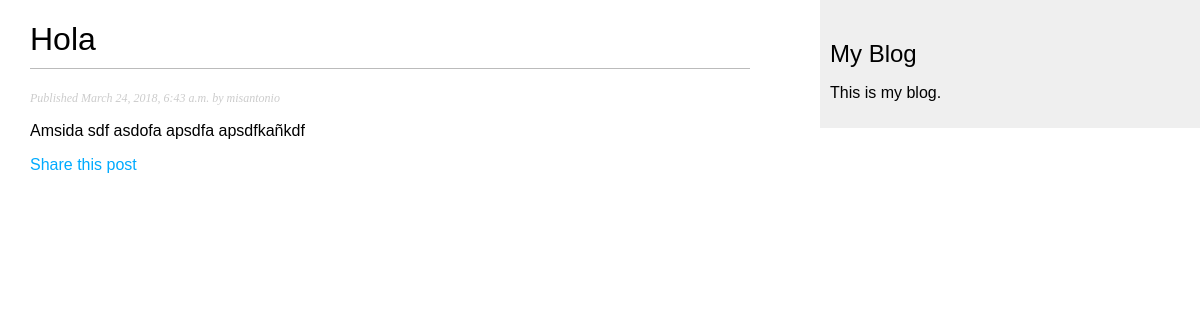
/blog/2018/03/24/hola/, run on the app's committed database.
### webBlog/models.py (models this page shows, shortened)
class Post(models.Model):
    STATUS_CHOICES = {
        ('draft', 'Draft'),
        ('published', 'Published'),
    }
    title = models.CharField(max_length=250)
    slug = models.SlugField(max_length=250, unique_for_date='publish')
    author = models.ForeignKey(User, related_name='blog_posts', on_delete=models.CASCADE)
    body = models.TextField()
    publish = models.DateTimeField(default=timezone.now)
    created = models.DateTimeField(auto_now_add=True)
    updated = models.DateTimeField(auto_now=True)
    status = models.CharField(max_length=10, choices=STATUS_CHOICES, default='draft')
    objects = models.Manager()
    published = PublishedManager()
    class Meta:
        ordering = ['-publish']

### webBlog/views.py (the view)
def post_detail(request, year, month, day, post):
    post = get_object_or_404(Post, slug=post,
                             status='published',
                             publish__year=year,
                             publish__month=month,
                             publish__day=day)
    return render(request, 'detail.html', {'post': post})

### templates/detail.html (shortened to what this page needs)
{% extends "base.html" %}
{% block content %}
    <h1> {{ post.title }} </h1>
    <p class="date"> Published {{ post.publish }} by {{ post.author }} </p>
    {{ post.body | linebreaks }}
    <p><a href="{% url 'webBlog:post_share' post.id%}"> Share this post </a></p>
{% endblock %}

### static/blog.css (style rules this page uses)
body { margin:0; padding:0; font-family:helvetica, sans-serif; }
a { color:#00abff; text-decoration:none; }
h1 { font-weight:normal; border-bottom:1px solid #bbb; padding:0 0 10px 0; }
p.date { color:#ccc; font-family: georgia, serif; font-size: 12px; font-style: italic; }

### data on the page
Post: title "Hola", publish "March 24, 2018, 6:43 a.m.", author "misantonio", body "Amsida sdf asdofa apsdfa apsdfkañkdf"
